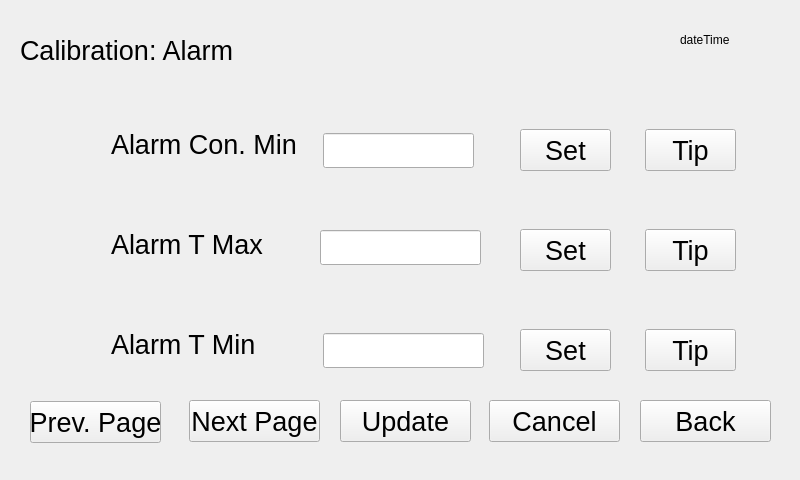
<?xml version="1.0" encoding="UTF-8"?>
<ui version="4.0">
 <class>alamDlg2</class>
 <widget class="QWidget" name="alamDlg2">
  <property name="geometry">
   <rect>
    <x>0</x>
    <y>0</y>
    <width>800</width>
    <height>480</height>
   </rect>
  </property>
  <property name="windowTitle">
   <string>Form</string>
  </property>
  <widget class="QLabel" name="label">
   <property name="geometry">
    <rect>
     <x>20</x>
     <y>20</y>
     <width>241</width>
     <height>61</height>
    </rect>
   </property>
   <property name="text">
    <string>&lt;html&gt;&lt;head/&gt;&lt;body&gt;&lt;p&gt;&lt;span style=&quot; font-size:20pt;&quot;&gt;Calibration:  Alarm&lt;/span&gt;&lt;/p&gt;&lt;/body&gt;&lt;/html&gt;</string>
   </property>
  </widget>
  <widget class="QLabel" name="label_2">
   <property name="geometry">
    <rect>
     <x>111</x>
     <y>129</y>
     <width>201</width>
     <height>32</height>
    </rect>
   </property>
   <property name="text">
    <string>&lt;html&gt;&lt;head/&gt;&lt;body&gt;&lt;p&gt;&lt;span style=&quot; font-size:20pt;&quot;&gt;Alarm  Con.  Min&lt;/span&gt;&lt;/p&gt;&lt;/body&gt;&lt;/html&gt;</string>
   </property>
  </widget>
  <widget class="QLabel" name="label_3">
   <property name="geometry">
    <rect>
     <x>274</x>
     <y>229</y>
     <width>16</width>
     <height>17</height>
    </rect>
   </property>
   <property name="text">
    <string/>
   </property>
  </widget>
  <widget class="QLabel" name="label_4">
   <property name="geometry">
    <rect>
     <x>111</x>
     <y>229</y>
     <width>201</width>
     <height>32</height>
    </rect>
   </property>
   <property name="text">
    <string>&lt;html&gt;&lt;head/&gt;&lt;body&gt;&lt;p&gt;&lt;span style=&quot; font-size:20pt;&quot;&gt;Alarm  T  Max&lt;/span&gt;&lt;/p&gt;&lt;/body&gt;&lt;/html&gt;</string>
   </property>
  </widget>
  <widget class="QLabel" name="label_5">
   <property name="geometry">
    <rect>
     <x>111</x>
     <y>329</y>
     <width>201</width>
     <height>32</height>
    </rect>
   </property>
   <property name="text">
    <string>&lt;html&gt;&lt;head/&gt;&lt;body&gt;&lt;p&gt;&lt;span style=&quot; font-size:20pt;&quot;&gt;Alarm  T  Min&lt;/span&gt;&lt;/p&gt;&lt;/body&gt;&lt;/html&gt;</string>
   </property>
  </widget>
  <widget class="QLineEdit" name="AlarmConcMin_lineEdit">
   <property name="geometry">
    <rect>
     <x>323</x>
     <y>133</y>
     <width>151</width>
     <height>35</height>
    </rect>
   </property>
   <property name="font">
    <font>
     <pointsize>20</pointsize>
    </font>
   </property>
  </widget>
  <widget class="QLineEdit" name="Tmax_lineEdit">
   <property name="geometry">
    <rect>
     <x>320</x>
     <y>230</y>
     <width>161</width>
     <height>35</height>
    </rect>
   </property>
   <property name="font">
    <font>
     <pointsize>20</pointsize>
    </font>
   </property>
  </widget>
  <widget class="QLineEdit" name="Tmin_lineEdit">
   <property name="geometry">
    <rect>
     <x>323</x>
     <y>333</y>
     <width>161</width>
     <height>35</height>
    </rect>
   </property>
   <property name="font">
    <font>
     <pointsize>20</pointsize>
    </font>
   </property>
  </widget>
  <widget class="QPushButton" name="lowerlimitalarmvalueTip">
   <property name="geometry">
    <rect>
     <x>645</x>
     <y>129</y>
     <width>91</width>
     <height>42</height>
    </rect>
   </property>
   <property name="font">
    <font>
     <pointsize>20</pointsize>
    </font>
   </property>
   <property name="text">
    <string>Tip</string>
   </property>
  </widget>
  <widget class="QPushButton" name="maximumtemperatureTip">
   <property name="geometry">
    <rect>
     <x>645</x>
     <y>229</y>
     <width>91</width>
     <height>42</height>
    </rect>
   </property>
   <property name="font">
    <font>
     <pointsize>20</pointsize>
    </font>
   </property>
   <property name="text">
    <string>Tip</string>
   </property>
  </widget>
  <widget class="QPushButton" name="minimumtemperatureTip">
   <property name="geometry">
    <rect>
     <x>645</x>
     <y>329</y>
     <width>91</width>
     <height>42</height>
    </rect>
   </property>
   <property name="font">
    <font>
     <pointsize>20</pointsize>
    </font>
   </property>
   <property name="text">
    <string>Tip</string>
   </property>
  </widget>
  <widget class="QPushButton" name="back">
   <property name="geometry">
    <rect>
     <x>640</x>
     <y>400</y>
     <width>131</width>
     <height>42</height>
    </rect>
   </property>
   <property name="font">
    <font>
     <pointsize>20</pointsize>
    </font>
   </property>
   <property name="text">
    <string>Back</string>
   </property>
  </widget>
  <widget class="QPushButton" name="cancel">
   <property name="geometry">
    <rect>
     <x>489</x>
     <y>400</y>
     <width>131</width>
     <height>42</height>
    </rect>
   </property>
   <property name="font">
    <font>
     <pointsize>20</pointsize>
    </font>
   </property>
   <property name="text">
    <string>Cancel</string>
   </property>
  </widget>
  <widget class="QPushButton" name="pageUp">
   <property name="geometry">
    <rect>
     <x>30</x>
     <y>401</y>
     <width>131</width>
     <height>42</height>
    </rect>
   </property>
   <property name="font">
    <font>
     <pointsize>20</pointsize>
    </font>
   </property>
   <property name="text">
    <string>Prev. Page</string>
   </property>
  </widget>
  <widget class="QPushButton" name="pageDown">
   <property name="geometry">
    <rect>
     <x>189</x>
     <y>400</y>
     <width>131</width>
     <height>42</height>
    </rect>
   </property>
   <property name="font">
    <font>
     <pointsize>20</pointsize>
    </font>
   </property>
   <property name="text">
    <string>Next Page</string>
   </property>
  </widget>
  <widget class="QLabel" name="dateTime">
   <property name="geometry">
    <rect>
     <x>680</x>
     <y>30</y>
     <width>71</width>
     <height>21</height>
    </rect>
   </property>
   <property name="text">
    <string>&lt;html&gt;&lt;head/&gt;&lt;body&gt;&lt;p&gt;dateTime&lt;/p&gt;&lt;/body&gt;&lt;/html&gt;</string>
   </property>
  </widget>
  <widget class="QPushButton" name="ok">
   <property name="geometry">
    <rect>
     <x>340</x>
     <y>400</y>
     <width>131</width>
     <height>42</height>
    </rect>
   </property>
   <property name="font">
    <font>
     <pointsize>20</pointsize>
    </font>
   </property>
   <property name="text">
    <string>Update</string>
   </property>
  </widget>
  <widget class="QPushButton" name="AlarmConcMin_change">
   <property name="geometry">
    <rect>
     <x>520</x>
     <y>129</y>
     <width>91</width>
     <height>42</height>
    </rect>
   </property>
   <property name="font">
    <font>
     <pointsize>20</pointsize>
    </font>
   </property>
   <property name="text">
    <string>Set</string>
   </property>
  </widget>
  <widget class="QPushButton" name="Tmax_change">
   <property name="geometry">
    <rect>
     <x>520</x>
     <y>229</y>
     <width>91</width>
     <height>42</height>
    </rect>
   </property>
   <property name="font">
    <font>
     <pointsize>20</pointsize>
    </font>
   </property>
   <property name="text">
    <string>Set</string>
   </property>
  </widget>
  <widget class="QPushButton" name="Tmin_change">
   <property name="geometry">
    <rect>
     <x>520</x>
     <y>329</y>
     <width>91</width>
     <height>42</height>
    </rect>
   </property>
   <property name="font">
    <font>
     <pointsize>20</pointsize>
    </font>
   </property>
   <property name="text">
    <string>Set</string>
   </property>
  </widget>
 </widget>
 <resources/>
 <connections/>
</ui>
